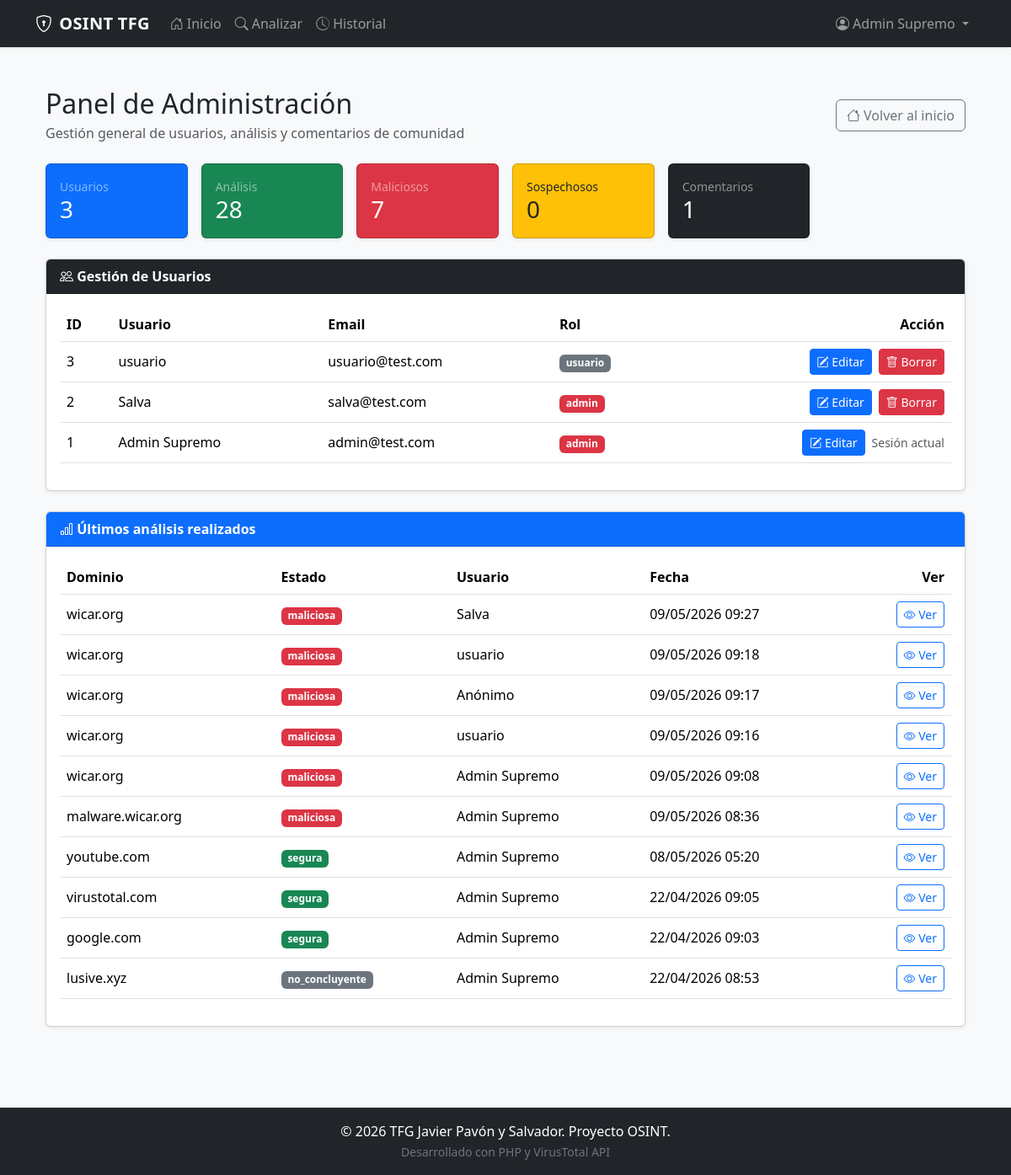
The page /admin/panel_admin.php (signed in) on the database its author committed.
### tables this page shows
CREATE TABLE `usuarios` (
  `id` int(11) NOT NULL,
  `usuario` varchar(50) NOT NULL,
  `email` varchar(100) NOT NULL,
  `password` varchar(255) NOT NULL,
  `rol` enum('admin','usuario') DEFAULT 'usuario',
  `fecha_registro` timestamp NOT NULL DEFAULT current_timestamp()
);

CREATE TABLE `historial_dominios` (
  `id` int(11) NOT NULL,
  `id_usuario` int(11) DEFAULT NULL,
  `dominio` varchar(255) NOT NULL,
  `estado` enum('segura','maliciosa','sospechosa','no_concluyente') DEFAULT 'no_concluyente',
  `detalles` text DEFAULT NULL,
  `fecha_escaneo` timestamp NOT NULL DEFAULT current_timestamp(),
  `token_publico` varchar(64) DEFAULT NULL,
  `analisis_completo` tinyint(1) NOT NULL DEFAULT 0
);

### includes/seguridad.php (called while the page is built, shortened)
<?php
function generarTokenPublicoAnalisis(): string
{
    return bin2hex(random_bytes(32));
}
function tokenReporteValido(string $token): bool
{
    return (bool)preg_match('/^[a-f0-9]{64}$/', $token);
}
function asegurarTokenAnalisis(mysqli $conn, int $id_historial): string
{
    $stmt = mysqli_prepare($conn, "SELECT token_publico FROM historial_dominios WHERE id = ? LIMIT 1");
    mysqli_stmt_bind_param($stmt, "i", $id_historial);
    mysqli_stmt_execute($stmt);
    $res = mysqli_stmt_get_result($stmt);
    $fila = mysqli_fetch_assoc($res);
    $tokenActual = strtolower(trim((string)($fila['token_publico'] ?? '')));
    for ($i = 0; $i < 5; $i++) {
        $nuevoToken = generarTokenPublicoAnalisis();
        $stmtUpd = mysqli_prepare($conn, "UPDATE historial_dominios SET token_publico = ? WHERE id = ? AND (token_publico IS NULL OR token_publico = '')");
        mysqli_stmt_bind_param($stmtUpd, "si", $nuevoToken, $id_historial);
        $ok = mysqli_stmt_execute($stmtUpd);
        if ($ok) {
            return $nuevoToken;
        }
    }
    return '';
}
?>

### admin/panel_admin.php (the view, shortened to what this page needs)
<?php
require_once '../config/conexion.php';
require_once '../includes/seguridad.php';
$u_count = mysqli_fetch_assoc(mysqli_query($conn, "SELECT COUNT(*) AS c FROM usuarios"))['c'] ?? 0;
$d_count = mysqli_fetch_assoc(mysqli_query($conn, "SELECT COUNT(*) AS c FROM historial_dominios WHERE analisis_completo = 1"))['c'] ?? 0;
$mal_count = mysqli_fetch_assoc(mysqli_query($conn, "SELECT COUNT(*) AS c FROM historial_dominios WHERE analisis_completo = 1 AND estado = 'maliciosa'"))['c'] ?? 0;
$sos_count = mysqli_fetch_assoc(mysqli_query($conn, "SELECT COUNT(*) AS c FROM historial_dominios WHERE analisis_completo = 1 AND estado = 'sospechosa'"))['c'] ?? 0;
$com_count = mysqli_fetch_assoc(mysqli_query($conn, "SELECT COUNT(*) AS c FROM comentarios_dominios"))['c'] ?? 0;
$usuarios = mysqli_query($conn, "SELECT id, usuario, email, rol FROM usuarios ORDER BY id DESC");
$analisis = mysqli_query($conn, "
    SELECT h.id, h.token_publico, h.dominio, h.estado, h.fecha_escaneo, u.usuario
    FROM historial_dominios h
    LEFT JOIN usuarios u ON h.id_usuario = u.id
    WHERE h.analisis_completo = 1
    ORDER BY h.id DESC
    LIMIT 10
");
$ruta_base = "../";
require_once '../includes/header.php';
?>
<div class="container mt-4 mb-5">
    <div class="d-flex justify-content-between align-items-center mb-4 flex-wrap gap-2">
        <div>
            <h2 class="mb-1">Panel de Administración</h2>
            <p class="text-muted mb-0">Gestión general de usuarios, análisis y comentarios de comunidad</p>
        </div>
        <a href="../index.php" class="btn btn-outline-secondary">
            <i class="bi bi-house"></i> Volver al inicio
        </a>
    </div>
    <div class="row g-3 mb-4">
        <div class="col-md-6 col-xl-2">
            <div class="card text-bg-primary shadow-sm h-100">
                <div class="card-body">
                    <div class="small text-white-50">Usuarios</div>
                    <h3 class="mb-0"><?= (int)$u_count ?></h3>
                </div>
            </div>
        </div>
        <div class="col-md-6 col-xl-2">
            <div class="card text-bg-success shadow-sm h-100">
                <div class="card-body">
                    <div class="small text-white-50">Análisis</div>
                    <h3 class="mb-0"><?= (int)$d_count ?></h3>
                </div>
            </div>
        </div>
        <div class="col-md-6 col-xl-2">
            <div class="card text-bg-danger shadow-sm h-100">
                <div class="card-body">
                    <div class="small text-white-50">Maliciosos</div>
                    <h3 class="mb-0"><?= (int)$mal_count ?></h3>
                </div>
            </div>
        </div>
        <div class="col-md-6 col-xl-2">
            <div class="card text-bg-warning shadow-sm h-100">
                <div class="card-body">
                    <div class="small text-dark">Sospechosos</div>
                    <h3 class="mb-0 text-dark"><?= (int)$sos_count ?></h3>
                </div>
            </div>
        </div>
        <div class="col-md-6 col-xl-2">
            <div class="card text-bg-dark shadow-sm h-100">
                <div class="card-body">
                    <div class="small text-white-50">Comentarios</div>
                    <h3 class="mb-0"><?= (int)$com_count ?></h3>
                </div>
            </div>
        </div>
    </div>
    <div class="card mb-4 shadow-sm">
        <div class="card-header bg-dark text-white fw-bold">
            <i class="bi bi-people"></i> Gestión de Usuarios
        </div>
        <div class="card-body">
            <div class="table-responsive">
                <table class="table table-hover align-middle">
                    <thead>
                        <tr>
                            <th>ID</th>
                            <th>Usuario</th>
                            <th>Email</th>
                            <th>Rol</th>
                            <th class="text-end">Acción</th>
                        </tr>
                    </thead>
                    <tbody>
                        <?php if ($usuarios && mysqli_num_rows($usuarios) > 0): ?>
                            <?php while ($row = mysqli_fetch_assoc($usuarios)): ?>
                                <tr>
                                    <td><?= (int)$row['id'] ?></td>
                                    <td><?= htmlspecialchars($row['usuario']) ?></td>
                                    <td><?= htmlspecialchars($row['email']) ?></td>
                                    <td>
                                        <span class="badge <?= $row['rol'] === 'admin' ? 'bg-danger' : 'bg-secondary' ?>">
                                            <?= htmlspecialchars($row['rol']) ?>
                                        </span>
                                    </td>
                                    <td class="text-end">
                                        <div class="d-inline-flex gap-2 justify-content-end align-items-center">
                                            <button type="button" class="btn btn-primary btn-sm" data-bs-toggle="modal" data-bs-target="#editModal<?= $row['id'] ?>">
                                                <i class="bi bi-pencil-square"></i> Editar
                                            </button>
                                            <?php if ((int)$row['id'] !== (int)$_SESSION['id_usuario']): ?>
                                                <form method="POST" class="m-0">
                                                    <button type="submit" name="borrar_user" class="btn btn-danger btn-sm" onclick="return confirm('¿Seguro que quieres eliminar este usuario?');">
                                                        <i class="bi bi-trash"></i> Borrar
                                                    </button>
                                                </form>
                                            <?php else: ?>
                                                <span class="text-muted small">Sesión actual</span>
                                            <?php endif; ?>
                                        </div>
                                    </td>
                                </tr>
                                <?php endwhile; ?>
                        <?php else: ?>
                            <tr>
                                <td colspan="5" class="text-center text-muted">No hay usuarios registrados.</td>
                            </tr>
                        <?php endif; ?>
                    </tbody>
                </table>
            </div>
        </div>
    </div>
    <div class="card mb-4 shadow-sm">
        <div class="card-header bg-primary text-white fw-bold">
            <i class="bi bi-bar-chart"></i> Últimos análisis realizados
        </div>
        <div class="card-body">
            <div class="table-responsive">
                <table class="table table-hover align-middle">
                    <thead>
                        <tr>
                            <th>Dominio</th>
                            <th>Estado</th>
                            <th>Usuario</th>
                            <th>Fecha</th>
                            <th class="text-end">Ver</th>
                        </tr>
                    </thead>
                    <tbody>
                        <?php if ($analisis && mysqli_num_rows($analisis) > 0): ?>
                            <?php while ($row = mysqli_fetch_assoc($analisis)): ?>
                                <?php
                                $badgeEstado = 'bg-success';
                                if ($row['estado'] === 'maliciosa') {
                                    $badgeEstado = 'bg-danger';
                                } elseif ($row['estado'] === 'sospechosa') {
                                    $badgeEstado = 'bg-warning text-dark';
                                } elseif ($row['estado'] === 'no_concluyente') {
                                    $badgeEstado = 'bg-secondary';
                                }
                                ?>
                                <tr>
                                    <td><?= htmlspecialchars($row['dominio']) ?></td>
                                    <td><span class="badge <?= $badgeEstado ?>"><?= htmlspecialchars($row['estado']) ?></span></td>
                                    <td><?= htmlspecialchars($row['usuario'] ?? 'Anónimo') ?></td>
                                    <td><?= !empty($row['fecha_escaneo']) ? date("d/m/Y H:i", strtotime($row['fecha_escaneo'])) : '-' ?></td>
                                    <td class="text-end">
                                        <?php $tokenInforme = asegurarTokenAnalisis($conn, (int)$row['id']); ?>
                                        <a href="../resultados/ver_resultado.php?r=<?= htmlspecialchars($tokenInforme, ENT_QUOTES, 'UTF-8') ?>" class="btn btn-outline-primary btn-sm">
                                            <i class="bi bi-eye"></i> Ver
                                        </a>
                                    </td>
                                </tr>
                            <?php endwhile; ?>
                        <?php else: ?>
                            <tr>
                                <td colspan="5" class="text-center text-muted">No hay análisis registrados.</td>
                            </tr>
                        <?php endif; ?>
                    </tbody>
                </table>
            </div>
        </div>
    </div>
</div>
<?php require_once '../includes/footer.php'; ?>

### includes/header.php (shortened to what this page needs)
<!DOCTYPE html>
<html lang="es">
<head>
    <link href="https://cdn.jsdelivr.net/npm/bootstrap@5.3.2/dist/css/bootstrap.min.css" rel="stylesheet">
    <link rel="stylesheet" href="https://cdn.jsdelivr.net/npm/bootstrap-icons@1.11.1/font/bootstrap-icons.css">
</head>
<body>
<nav class="navbar navbar-expand-lg navbar-dark bg-dark mb-4 shadow-sm">
    <div class="container">
        <a class="navbar-brand" href="<?= $ruta_base ?>index.php">
            <i class="bi bi-shield-lock me-2"></i>OSINT TFG
        </a>
        <div class="collapse navbar-collapse" id="navbarPrincipal">
            <ul class="navbar-nav me-auto">
                <li class="nav-item">
                    <a class="nav-link" href="<?= $ruta_base ?>index.php">
                        <i class="bi bi-house-door me-1"></i>Inicio
                    </a>
                </li>
                <li class="nav-item">
                    <a class="nav-link" href="<?= $ruta_base ?>osint/analizar_url.php">
                        <i class="bi bi-search me-1"></i>Analizar
                    </a>
                </li>
                <?php if (isset($_SESSION['id_usuario'])): ?>
                    <li class="nav-item">
                        <a class="nav-link" href="<?= $ruta_base ?>resultados/historial.php">
                            <i class="bi bi-clock-history me-1"></i>Historial
                        </a>
                    </li>
                <?php endif; ?>
            </ul>
            <ul class="navbar-nav">
                <?php if (isset($_SESSION['usuario'])): ?>
                    <li class="nav-item dropdown">
                        <a class="nav-link dropdown-toggle" href="#" data-bs-toggle="dropdown" aria-expanded="false">
                            <i class="bi bi-person-circle me-1"></i><?= htmlspecialchars($_SESSION['usuario']) ?>
                        </a>
                    </li>
                <?php endif; ?>
            </ul>
        </div>
    </div>
</nav>
<div class="container content-wrapper">

### includes/footer.php (shortened to what this page needs)
</div> <footer class="bg-dark text-white text-center py-3 mt-5">
    <div class="container">
        <p class="mb-0">&copy; 2026 TFG Javier Pavón y Salvador. Proyecto OSINT.</p>
        <small class="text-secondary">Desarrollado con PHP y VirusTotal API</small>
    </div>
</footer>
</body>
</html>

### includes/header.php (style rules this page uses)
body { background-color: #f8f9fa; min-height: 100vh; display: flex; flex-direction: column; }
.content-wrapper { flex: 1; }
.navbar-brand { font-weight: 700; letter-spacing: 0.3px; }

### rows shown on the page
usuarios: id "3", usuario "usuario", email "usuario@test.com", rol "usuario"
usuarios: id "2", usuario "Salva", email "salva@test.com", rol "admin"
usuarios: id "1", usuario "Admin Supremo", email "admin@test.com", rol "admin", shows "Sesión actual"
historial_dominios: dominio "wicar.org", estado "maliciosa", id_usuario.usuario "Salva", fecha_escaneo "09/05/2026 09:27"
historial_dominios: dominio "wicar.org", estado "maliciosa", id_usuario.usuario "usuario", fecha_escaneo "09/05/2026 09:18"
historial_dominios: dominio "wicar.org", estado "maliciosa", usuario "Anónimo", fecha_escaneo "09/05/2026 09:17"
historial_dominios: dominio "wicar.org", estado "maliciosa", id_usuario.usuario "usuario", fecha_escaneo "09/05/2026 09:16"
historial_dominios: dominio "wicar.org", estado "maliciosa", id_usuario.usuario "Admin Supremo", fecha_escaneo "09/05/2026 09:08"
historial_dominios: dominio "malware.wicar.org", estado "maliciosa", id_usuario.usuario "Admin Supremo", fecha_escaneo "09/05/2026 08:36"
historial_dominios: dominio "youtube.com", estado "segura", id_usuario.usuario "Admin Supremo", fecha_escaneo "08/05/2026 05:20"
historial_dominios: dominio "virustotal.com", estado "segura", id_usuario.usuario "Admin Supremo", fecha_escaneo "22/04/2026 09:05"
historial_dominios: dominio "google.com", estado "segura", id_usuario.usuario "Admin Supremo", fecha_escaneo "22/04/2026 09:03"
historial_dominios: dominio "lusive.xyz", estado "no_concluyente", id_usuario.usuario "Admin Supremo", fecha_escaneo "22/04/2026 08:53"

### other values the page prints
$_SESSION['usuario'] "Admin Supremo"
$u_count "3"
$d_count "28"
$mal_count "7"
$sos_count "0"
$com_count "1"
